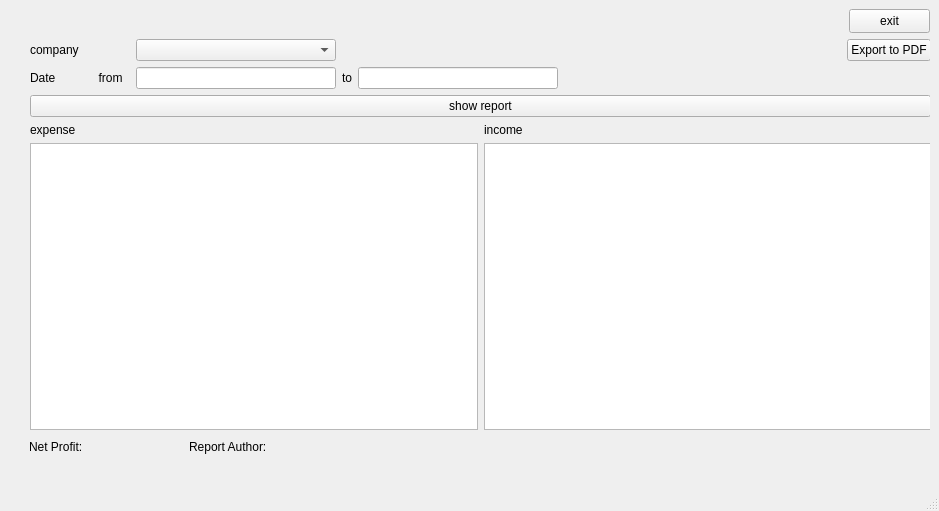
<?xml version="1.0" encoding="UTF-8"?>
<ui version="4.0">
 <class>MainWindow</class>
 <widget class="QMainWindow" name="MainWindow">
  <property name="geometry">
   <rect>
    <x>0</x>
    <y>0</y>
    <width>939</width>
    <height>511</height>
   </rect>
  </property>
  <property name="windowTitle">
   <string>MainWindow</string>
  </property>
  <widget class="QWidget" name="centralwidget">
   <layout class="QHBoxLayout" name="horizontalLayout">
    <item>
     <widget class="QStackedWidget" name="stackedWidget">
      <property name="currentIndex">
       <number>6</number>
      </property>
      <widget class="QWidget" name="page">
       <layout class="QHBoxLayout" name="horizontalLayout_3">
        <item>
         <spacer name="horizontalSpacer">
          <property name="orientation">
           <enum>Qt::Orientation::Horizontal</enum>
          </property>
          <property name="sizeHint" stdset="0">
           <size>
            <width>370</width>
            <height>20</height>
           </size>
          </property>
         </spacer>
        </item>
        <item>
         <layout class="QVBoxLayout" name="verticalLayout_4">
          <item>
           <spacer name="verticalSpacer_2">
            <property name="orientation">
             <enum>Qt::Orientation::Vertical</enum>
            </property>
            <property name="sizeHint" stdset="0">
             <size>
              <width>20</width>
              <height>40</height>
             </size>
            </property>
           </spacer>
          </item>
          <item>
           <layout class="QVBoxLayout" name="verticalLayout_3">
            <item>
             <layout class="QHBoxLayout" name="horizontalLayout_2">
              <item>
               <layout class="QVBoxLayout" name="verticalLayout">
                <item>
                 <widget class="QLabel" name="label">
                  <property name="text">
                   <string>Login</string>
                  </property>
                 </widget>
                </item>
                <item>
                 <widget class="QLabel" name="label_2">
                  <property name="text">
                   <string>Password</string>
                  </property>
                 </widget>
                </item>
               </layout>
              </item>
              <item>
               <layout class="QVBoxLayout" name="verticalLayout_2">
                <item>
                 <widget class="QLineEdit" name="e_login"/>
                </item>
                <item>
                 <widget class="QLineEdit" name="e_password"/>
                </item>
               </layout>
              </item>
             </layout>
            </item>
            <item>
             <widget class="QPushButton" name="b_enter">
              <property name="text">
               <string>Enter!</string>
              </property>
             </widget>
            </item>
           </layout>
          </item>
          <item>
           <spacer name="verticalSpacer">
            <property name="orientation">
             <enum>Qt::Orientation::Vertical</enum>
            </property>
            <property name="sizeHint" stdset="0">
             <size>
              <width>20</width>
              <height>40</height>
             </size>
            </property>
           </spacer>
          </item>
         </layout>
        </item>
        <item>
         <spacer name="horizontalSpacer_2">
          <property name="orientation">
           <enum>Qt::Orientation::Horizontal</enum>
          </property>
          <property name="sizeHint" stdset="0">
           <size>
            <width>370</width>
            <height>20</height>
           </size>
          </property>
         </spacer>
        </item>
       </layout>
      </widget>
      <widget class="QWidget" name="page_3">
       <widget class="QLabel" name="l_greetings_2">
        <property name="geometry">
         <rect>
          <x>9</x>
          <y>9</y>
          <width>56</width>
          <height>16</height>
         </rect>
        </property>
        <property name="text">
         <string>Greetings, </string>
        </property>
       </widget>
       <widget class="QWidget" name="">
        <property name="geometry">
         <rect>
          <x>9</x>
          <y>30</y>
          <width>901</width>
          <height>411</height>
         </rect>
        </property>
        <layout class="QVBoxLayout" name="verticalLayout_19">
         <item>
          <layout class="QHBoxLayout" name="horizontalLayout_6">
           <item>
            <widget class="QPushButton" name="b_create_company">
             <property name="text">
              <string>create company</string>
             </property>
            </widget>
           </item>
           <item>
            <widget class="QPushButton" name="b_delete_company">
             <property name="text">
              <string>delete company</string>
             </property>
            </widget>
           </item>
           <item>
            <widget class="QPushButton" name="b_Update_Company">
             <property name="text">
              <string>Update</string>
             </property>
            </widget>
           </item>
           <item>
            <spacer name="horizontalSpacer_5">
             <property name="orientation">
              <enum>Qt::Orientation::Horizontal</enum>
             </property>
             <property name="sizeHint" stdset="0">
              <size>
               <width>40</width>
               <height>20</height>
              </size>
             </property>
            </spacer>
           </item>
           <item>
            <widget class="QPushButton" name="b_exit_company">
             <property name="text">
              <string>exit</string>
             </property>
            </widget>
           </item>
          </layout>
         </item>
         <item>
          <layout class="QHBoxLayout" name="horizontalLayout_12">
           <item>
            <widget class="QGroupBox" name="groupBox">
             <property name="title">
              <string>Companies</string>
             </property>
             <layout class="QHBoxLayout" name="horizontalLayout_7">
              <item>
               <widget class="QListWidget" name="lw_companies"/>
              </item>
              <item>
               <widget class="Line" name="line_2">
                <property name="orientation">
                 <enum>Qt::Orientation::Vertical</enum>
                </property>
               </widget>
              </item>
              <item>
               <widget class="QTextEdit" name="te_companyInfo"/>
              </item>
             </layout>
            </widget>
           </item>
           <item>
            <widget class="Line" name="line">
             <property name="orientation">
              <enum>Qt::Orientation::Horizontal</enum>
             </property>
            </widget>
           </item>
          </layout>
         </item>
        </layout>
       </widget>
      </widget>
      <widget class="QWidget" name="page_4">
       <layout class="QHBoxLayout" name="horizontalLayout_11">
        <item>
         <spacer name="horizontalSpacer_6">
          <property name="orientation">
           <enum>Qt::Orientation::Horizontal</enum>
          </property>
          <property name="sizeHint" stdset="0">
           <size>
            <width>206</width>
            <height>20</height>
           </size>
          </property>
         </spacer>
        </item>
        <item>
         <layout class="QVBoxLayout" name="verticalLayout_11">
          <item>
           <spacer name="verticalSpacer_5">
            <property name="orientation">
             <enum>Qt::Orientation::Vertical</enum>
            </property>
            <property name="sizeHint" stdset="0">
             <size>
              <width>20</width>
              <height>40</height>
             </size>
            </property>
           </spacer>
          </item>
          <item>
           <layout class="QHBoxLayout" name="horizontalLayout_8">
            <item>
             <widget class="QLabel" name="label_7">
              <property name="minimumSize">
               <size>
                <width>190</width>
                <height>0</height>
               </size>
              </property>
              <property name="text">
               <string>Company name:</string>
              </property>
             </widget>
            </item>
            <item>
             <widget class="QLineEdit" name="e_cName"/>
            </item>
           </layout>
          </item>
          <item>
           <layout class="QHBoxLayout" name="horizontalLayout_9">
            <item>
             <widget class="QLabel" name="label_9">
              <property name="minimumSize">
               <size>
                <width>190</width>
                <height>0</height>
               </size>
              </property>
              <property name="text">
               <string>Company director:</string>
              </property>
             </widget>
            </item>
            <item>
             <widget class="QLineEdit" name="e_cDirector"/>
            </item>
           </layout>
          </item>
          <item>
           <layout class="QHBoxLayout" name="horizontalLayout_10">
            <item>
             <widget class="QLabel" name="label_8">
              <property name="minimumSize">
               <size>
                <width>190</width>
                <height>0</height>
               </size>
              </property>
              <property name="text">
               <string>Brief description of the company:</string>
              </property>
             </widget>
            </item>
            <item>
             <widget class="QTextEdit" name="e_cDescription"/>
            </item>
           </layout>
          </item>
          <item>
           <widget class="QPushButton" name="b_create_company2">
            <property name="text">
             <string>Create</string>
            </property>
           </widget>
          </item>
          <item>
           <widget class="QPushButton" name="b_exitCC">
            <property name="text">
             <string>Exit</string>
            </property>
           </widget>
          </item>
          <item>
           <spacer name="verticalSpacer_6">
            <property name="orientation">
             <enum>Qt::Orientation::Vertical</enum>
            </property>
            <property name="sizeHint" stdset="0">
             <size>
              <width>20</width>
              <height>40</height>
             </size>
            </property>
           </spacer>
          </item>
         </layout>
        </item>
        <item>
         <spacer name="horizontalSpacer_7">
          <property name="orientation">
           <enum>Qt::Orientation::Horizontal</enum>
          </property>
          <property name="sizeHint" stdset="0">
           <size>
            <width>205</width>
            <height>20</height>
           </size>
          </property>
         </spacer>
        </item>
       </layout>
      </widget>
      <widget class="QWidget" name="page_5">
       <widget class="QLabel" name="label_message">
        <property name="geometry">
         <rect>
          <x>10</x>
          <y>485</y>
          <width>741</width>
          <height>41</height>
         </rect>
        </property>
        <property name="text">
         <string>TextLabel</string>
        </property>
       </widget>
       <widget class="QWidget" name="layoutWidget">
        <property name="geometry">
         <rect>
          <x>0</x>
          <y>50</y>
          <width>911</width>
          <height>371</height>
         </rect>
        </property>
        <layout class="QVBoxLayout" name="verticalLayout_18">
         <item>
          <layout class="QHBoxLayout" name="horizontalLayout_25">
           <item>
            <widget class="QPushButton" name="b_delete_user">
             <property name="text">
              <string>Delete user</string>
             </property>
            </widget>
           </item>
           <item>
            <widget class="QPushButton" name="b_UpdateUsers">
             <property name="text">
              <string>Update users list</string>
             </property>
            </widget>
           </item>
           <item>
            <spacer name="horizontalSpacer_13">
             <property name="orientation">
              <enum>Qt::Orientation::Horizontal</enum>
             </property>
             <property name="sizeHint" stdset="0">
              <size>
               <width>40</width>
               <height>20</height>
              </size>
             </property>
            </spacer>
           </item>
           <item>
            <widget class="QPushButton" name="b_exitTU">
             <property name="text">
              <string>Exit</string>
             </property>
            </widget>
           </item>
          </layout>
         </item>
         <item>
          <widget class="QTableWidget" name="tableWidgetUser"/>
         </item>
        </layout>
       </widget>
      </widget>
      <widget class="QWidget" name="page_2">
       <layout class="QHBoxLayout" name="horizontalLayout_5">
        <item>
         <spacer name="horizontalSpacer_3">
          <property name="orientation">
           <enum>Qt::Orientation::Horizontal</enum>
          </property>
          <property name="sizeHint" stdset="0">
           <size>
            <width>370</width>
            <height>20</height>
           </size>
          </property>
         </spacer>
        </item>
        <item>
         <layout class="QVBoxLayout" name="verticalLayout_9">
          <item>
           <spacer name="verticalSpacer_4">
            <property name="orientation">
             <enum>Qt::Orientation::Vertical</enum>
            </property>
            <property name="sizeHint" stdset="0">
             <size>
              <width>20</width>
              <height>40</height>
             </size>
            </property>
           </spacer>
          </item>
          <item>
           <widget class="QLabel" name="l_greetings">
            <property name="text">
             <string>Greetings, </string>
            </property>
           </widget>
          </item>
          <item>
           <widget class="QGroupBox" name="gb_admin">
            <property name="title">
             <string>Admin zone</string>
            </property>
            <layout class="QVBoxLayout" name="verticalLayout_8">
             <item>
              <layout class="QVBoxLayout" name="verticalLayout_7">
               <item>
                <layout class="QHBoxLayout" name="horizontalLayout_4">
                 <item>
                  <layout class="QVBoxLayout" name="verticalLayout_5">
                   <item>
                    <widget class="QLabel" name="label_3">
                     <property name="text">
                      <string>Name</string>
                     </property>
                    </widget>
                   </item>
                   <item>
                    <widget class="QLabel" name="label_4">
                     <property name="text">
                      <string>Login</string>
                     </property>
                    </widget>
                   </item>
                   <item>
                    <widget class="QLabel" name="label_6">
                     <property name="text">
                      <string>Role at enterprise</string>
                     </property>
                    </widget>
                   </item>
                   <item>
                    <widget class="QLabel" name="label_5">
                     <property name="text">
                      <string>Password</string>
                     </property>
                    </widget>
                   </item>
                  </layout>
                 </item>
                 <item>
                  <layout class="QVBoxLayout" name="verticalLayout_6">
                   <item>
                    <widget class="QLineEdit" name="e_cname"/>
                   </item>
                   <item>
                    <widget class="QLineEdit" name="e_clogin"/>
                   </item>
                   <item>
                    <widget class="QComboBox" name="cb_Role">
                     <item>
                      <property name="text">
                       <string>Director</string>
                      </property>
                     </item>
                     <item>
                      <property name="text">
                       <string>admin</string>
                      </property>
                     </item>
                     <item>
                      <property name="text">
                       <string>Manager</string>
                      </property>
                     </item>
                     <item>
                      <property name="text">
                       <string>Worker</string>
                      </property>
                     </item>
                    </widget>
                   </item>
                   <item>
                    <widget class="QLineEdit" name="e_cpassword"/>
                   </item>
                  </layout>
                 </item>
                </layout>
               </item>
               <item>
                <widget class="QCheckBox" name="cb_cIsAdmin">
                 <property name="text">
                  <string>isAdmin</string>
                 </property>
                </widget>
               </item>
               <item>
                <widget class="QPushButton" name="b_create">
                 <property name="text">
                  <string>Create</string>
                 </property>
                </widget>
               </item>
              </layout>
             </item>
            </layout>
           </widget>
          </item>
          <item>
           <widget class="QPushButton" name="b_exit">
            <property name="text">
             <string>Exit</string>
            </property>
           </widget>
          </item>
          <item>
           <widget class="QPushButton" name="b_UserList">
            <property name="text">
             <string>View user list.</string>
            </property>
           </widget>
          </item>
          <item>
           <spacer name="verticalSpacer_3">
            <property name="orientation">
             <enum>Qt::Orientation::Vertical</enum>
            </property>
            <property name="sizeHint" stdset="0">
             <size>
              <width>20</width>
              <height>40</height>
             </size>
            </property>
           </spacer>
          </item>
         </layout>
        </item>
        <item>
         <spacer name="horizontalSpacer_4">
          <property name="orientation">
           <enum>Qt::Orientation::Horizontal</enum>
          </property>
          <property name="sizeHint" stdset="0">
           <size>
            <width>370</width>
            <height>20</height>
           </size>
          </property>
         </spacer>
        </item>
       </layout>
      </widget>
      <widget class="QWidget" name="page_6">
       <layout class="QVBoxLayout" name="verticalLayout_12">
        <item>
         <layout class="QHBoxLayout" name="horizontalLayout_15">
          <item>
           <layout class="QVBoxLayout" name="verticalLayout_10">
            <item>
             <layout class="QHBoxLayout" name="horizontalLayout_13">
              <item>
               <widget class="QLabel" name="label_11">
                <property name="minimumSize">
                 <size>
                  <width>100</width>
                  <height>0</height>
                 </size>
                </property>
                <property name="text">
                 <string>Компания</string>
                </property>
               </widget>
              </item>
              <item>
               <widget class="QComboBox" name="cbox_company">
                <property name="minimumSize">
                 <size>
                  <width>170</width>
                  <height>0</height>
                 </size>
                </property>
               </widget>
              </item>
             </layout>
            </item>
            <item>
             <layout class="QHBoxLayout" name="horizontalLayout_14">
              <item>
               <widget class="QLabel" name="label_12">
                <property name="minimumSize">
                 <size>
                  <width>100</width>
                  <height>0</height>
                 </size>
                </property>
                <property name="text">
                 <string>Отчёты</string>
                </property>
               </widget>
              </item>
              <item>
               <widget class="QComboBox" name="cbox_records">
                <property name="minimumSize">
                 <size>
                  <width>170</width>
                  <height>0</height>
                 </size>
                </property>
                <item>
                 <property name="text">
                  <string>expense</string>
                 </property>
                </item>
                <item>
                 <property name="text">
                  <string>income</string>
                 </property>
                </item>
               </widget>
              </item>
             </layout>
            </item>
           </layout>
          </item>
          <item>
           <spacer name="horizontalSpacer_8">
            <property name="orientation">
             <enum>Qt::Orientation::Horizontal</enum>
            </property>
            <property name="sizeHint" stdset="0">
             <size>
              <width>40</width>
              <height>20</height>
             </size>
            </property>
           </spacer>
          </item>
          <item>
           <widget class="QPushButton" name="b_exit_report">
            <property name="text">
             <string>exit</string>
            </property>
           </widget>
          </item>
         </layout>
        </item>
        <item>
         <widget class="QPushButton" name="b_add_exp_inc">
          <property name="text">
           <string>Add expense/income</string>
          </property>
         </widget>
        </item>
        <item>
         <widget class="Line" name="line_3">
          <property name="orientation">
           <enum>Qt::Orientation::Horizontal</enum>
          </property>
         </widget>
        </item>
        <item>
         <widget class="QTableWidget" name="tw_records">
          <row/>
          <row/>
          <row/>
          <row/>
          <column>
           <property name="text">
            <string>Company</string>
           </property>
          </column>
          <column>
           <property name="text">
            <string>Category</string>
           </property>
           <property name="font">
            <font>
             <pointsize>9</pointsize>
            </font>
           </property>
          </column>
          <column>
           <property name="text">
            <string>Nomenclature</string>
           </property>
          </column>
          <column>
           <property name="text">
            <string>Amount</string>
           </property>
          </column>
          <column>
           <property name="text">
            <string>Date</string>
           </property>
          </column>
         </widget>
        </item>
       </layout>
      </widget>
      <widget class="QWidget" name="page_8">
       <widget class="QPushButton" name="b_exit_8">
        <property name="geometry">
         <rect>
          <x>840</x>
          <y>0</y>
          <width>81</width>
          <height>24</height>
         </rect>
        </property>
        <property name="text">
         <string>exit</string>
        </property>
       </widget>
       <widget class="QLabel" name="label_22">
        <property name="geometry">
         <rect>
          <x>20</x>
          <y>430</y>
          <width>121</width>
          <height>16</height>
         </rect>
        </property>
        <property name="text">
         <string/>
        </property>
       </widget>
       <widget class="QLabel" name="label_23">
        <property name="geometry">
         <rect>
          <x>180</x>
          <y>430</y>
          <width>121</width>
          <height>16</height>
         </rect>
        </property>
        <property name="text">
         <string>Report Author:</string>
        </property>
       </widget>
       <widget class="QLabel" name="label_24">
        <property name="geometry">
         <rect>
          <x>20</x>
          <y>430</y>
          <width>130</width>
          <height>16</height>
         </rect>
        </property>
        <property name="minimumSize">
         <size>
          <width>130</width>
          <height>0</height>
         </size>
        </property>
        <property name="text">
         <string>Net Profit:</string>
        </property>
       </widget>
       <widget class="QWidget" name="layoutWidget">
        <property name="geometry">
         <rect>
          <x>21</x>
          <y>30</y>
          <width>901</width>
          <height>391</height>
         </rect>
        </property>
        <layout class="QVBoxLayout" name="verticalLayout_15">
         <item>
          <layout class="QHBoxLayout" name="horizontalLayout_23">
           <item>
            <widget class="QLabel" name="label_18">
             <property name="minimumSize">
              <size>
               <width>100</width>
               <height>0</height>
              </size>
             </property>
             <property name="text">
              <string>company</string>
             </property>
            </widget>
           </item>
           <item>
            <widget class="QComboBox" name="comb_company">
             <property name="minimumSize">
              <size>
               <width>200</width>
               <height>0</height>
              </size>
             </property>
            </widget>
           </item>
           <item>
            <spacer name="horizontalSpacer_11">
             <property name="orientation">
              <enum>Qt::Orientation::Horizontal</enum>
             </property>
             <property name="sizeHint" stdset="0">
              <size>
               <width>40</width>
               <height>20</height>
              </size>
             </property>
            </spacer>
           </item>
           <item>
            <widget class="QPushButton" name="b_exporToPDF">
             <property name="text">
              <string>Export to PDF</string>
             </property>
            </widget>
           </item>
          </layout>
         </item>
         <item>
          <layout class="QHBoxLayout" name="horizontalLayout_22">
           <item>
            <widget class="QLabel" name="label_17">
             <property name="minimumSize">
              <size>
               <width>100</width>
               <height>0</height>
              </size>
             </property>
             <property name="text">
              <string>Date             from</string>
             </property>
            </widget>
           </item>
           <item>
            <widget class="QLineEdit" name="le_date">
             <property name="minimumSize">
              <size>
               <width>200</width>
               <height>0</height>
              </size>
             </property>
             <property name="maximumSize">
              <size>
               <width>200</width>
               <height>16777215</height>
              </size>
             </property>
            </widget>
           </item>
           <item>
            <widget class="QLabel" name="label_19">
             <property name="text">
              <string>to</string>
             </property>
            </widget>
           </item>
           <item>
            <widget class="QLineEdit" name="le_date_2">
             <property name="minimumSize">
              <size>
               <width>200</width>
               <height>0</height>
              </size>
             </property>
             <property name="maximumSize">
              <size>
               <width>200</width>
               <height>16777215</height>
              </size>
             </property>
            </widget>
           </item>
           <item>
            <spacer name="horizontalSpacer_12">
             <property name="orientation">
              <enum>Qt::Orientation::Horizontal</enum>
             </property>
             <property name="sizeHint" stdset="0">
              <size>
               <width>40</width>
               <height>20</height>
              </size>
             </property>
            </spacer>
           </item>
          </layout>
         </item>
         <item>
          <widget class="QPushButton" name="b_showReport">
           <property name="text">
            <string>show report</string>
           </property>
          </widget>
         </item>
         <item>
          <layout class="QHBoxLayout" name="horizontalLayout_24">
           <item>
            <layout class="QVBoxLayout" name="verticalLayout_16">
             <item>
              <widget class="QLabel" name="label_20">
               <property name="text">
                <string>expense</string>
               </property>
              </widget>
             </item>
             <item>
              <widget class="QTableWidget" name="tw_expense"/>
             </item>
            </layout>
           </item>
           <item>
            <layout class="QVBoxLayout" name="verticalLayout_17">
             <item>
              <widget class="QLabel" name="label_21">
               <property name="text">
                <string>income</string>
               </property>
              </widget>
             </item>
             <item>
              <widget class="QTableWidget" name="tw_income"/>
             </item>
            </layout>
           </item>
          </layout>
         </item>
        </layout>
       </widget>
      </widget>
      <widget class="QWidget" name="page_7">
       <layout class="QHBoxLayout" name="horizontalLayout_21">
        <item>
         <spacer name="horizontalSpacer_9">
          <property name="orientation">
           <enum>Qt::Orientation::Horizontal</enum>
          </property>
          <property name="sizeHint" stdset="0">
           <size>
            <width>250</width>
            <height>20</height>
           </size>
          </property>
         </spacer>
        </item>
        <item>
         <layout class="QVBoxLayout" name="verticalLayout_14">
          <item>
           <spacer name="verticalSpacer_9">
            <property name="orientation">
             <enum>Qt::Orientation::Vertical</enum>
            </property>
            <property name="sizeHint" stdset="0">
             <size>
              <width>20</width>
              <height>40</height>
             </size>
            </property>
           </spacer>
          </item>
          <item>
           <layout class="QHBoxLayout" name="horizontalLayout_16">
            <item>
             <widget class="QLabel" name="label_10">
              <property name="minimumSize">
               <size>
                <width>100</width>
                <height>0</height>
               </size>
              </property>
              <property name="text">
               <string>Компания</string>
              </property>
             </widget>
            </item>
            <item>
             <widget class="QComboBox" name="cbox_workerCompany">
              <property name="minimumSize">
               <size>
                <width>200</width>
                <height>0</height>
               </size>
              </property>
             </widget>
            </item>
           </layout>
          </item>
          <item>
           <layout class="QHBoxLayout" name="horizontalLayout_17">
            <item>
             <widget class="QLabel" name="label_13">
              <property name="minimumSize">
               <size>
                <width>100</width>
                <height>0</height>
               </size>
              </property>
              <property name="text">
               <string>Формат</string>
              </property>
             </widget>
            </item>
            <item>
             <widget class="QComboBox" name="comboBox">
              <property name="minimumSize">
               <size>
                <width>200</width>
                <height>0</height>
               </size>
              </property>
             </widget>
            </item>
           </layout>
          </item>
          <item>
           <layout class="QHBoxLayout" name="horizontalLayout_18">
            <item>
             <widget class="QLabel" name="label_14">
              <property name="minimumSize">
               <size>
                <width>100</width>
                <height>0</height>
               </size>
              </property>
              <property name="text">
               <string>Дата</string>
              </property>
             </widget>
            </item>
            <item>
             <widget class="QDateTimeEdit" name="dateTimeEdit">
              <property name="minimumSize">
               <size>
                <width>200</width>
                <height>0</height>
               </size>
              </property>
             </widget>
            </item>
           </layout>
          </item>
          <item>
           <layout class="QHBoxLayout" name="horizontalLayout_19">
            <item>
             <widget class="QLabel" name="label_15">
              <property name="minimumSize">
               <size>
                <width>100</width>
                <height>0</height>
               </size>
              </property>
              <property name="text">
               <string>Категория</string>
              </property>
             </widget>
            </item>
            <item>
             <widget class="QComboBox" name="comboBox_2">
              <property name="minimumSize">
               <size>
                <width>200</width>
                <height>0</height>
               </size>
              </property>
             </widget>
            </item>
           </layout>
          </item>
          <item>
           <layout class="QHBoxLayout" name="horizontalLayout_20">
            <item>
             <layout class="QVBoxLayout" name="verticalLayout_13">
              <item>
               <widget class="QLabel" name="label_16">
                <property name="minimumSize">
                 <size>
                  <width>100</width>
                  <height>0</height>
                 </size>
                </property>
                <property name="text">
                 <string>Описание</string>
                </property>
               </widget>
              </item>
              <item>
               <spacer name="verticalSpacer_7">
                <property name="orientation">
                 <enum>Qt::Orientation::Vertical</enum>
                </property>
                <property name="sizeHint" stdset="0">
                 <size>
                  <width>20</width>
                  <height>40</height>
                 </size>
                </property>
               </spacer>
              </item>
             </layout>
            </item>
            <item>
             <widget class="QTextEdit" name="textEdit">
              <property name="minimumSize">
               <size>
                <width>200</width>
                <height>0</height>
               </size>
              </property>
             </widget>
            </item>
           </layout>
          </item>
          <item>
           <widget class="QPushButton" name="pushButton">
            <property name="text">
             <string>Внести</string>
            </property>
           </widget>
          </item>
          <item>
           <spacer name="verticalSpacer_8">
            <property name="orientation">
             <enum>Qt::Orientation::Vertical</enum>
            </property>
            <property name="sizeHint" stdset="0">
             <size>
              <width>20</width>
              <height>40</height>
             </size>
            </property>
           </spacer>
          </item>
         </layout>
        </item>
        <item>
         <spacer name="horizontalSpacer_10">
          <property name="orientation">
           <enum>Qt::Orientation::Horizontal</enum>
          </property>
          <property name="sizeHint" stdset="0">
           <size>
            <width>249</width>
            <height>20</height>
           </size>
          </property>
         </spacer>
        </item>
       </layout>
      </widget>
     </widget>
    </item>
   </layout>
  </widget>
  <widget class="QMenuBar" name="menubar">
   <property name="geometry">
    <rect>
     <x>0</x>
     <y>0</y>
     <width>939</width>
     <height>22</height>
    </rect>
   </property>
  </widget>
  <widget class="QStatusBar" name="statusbar"/>
 </widget>
 <resources/>
 <connections/>
</ui>
